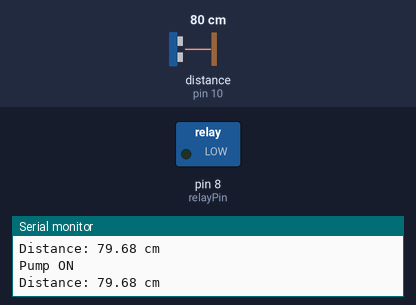
A sketch run on a simulated Arduino Uno, built with avr-gcc and run on an emulated ATmega328P. Parts: switched loads named in the sketch (green lamp = pin HIGH), the last lines printed to the serial monitor. Wiring (inferred from the names in the program): ultrasonic range finder: trigger pin 9; echo pin 10. The inputs (shaded band) are chosen by the test bench; at power-on: distance to the obstacle (sensor on pin 10) 80 cm. The echo pulse lasts 58.3 µs per cm; pins used as bus, display or sensor lines are not drawn.

Above: at 1.8 s.
1.9 s: distance to the obstacle (sensor on pin 10) set to 7 cm
4.2 s: distance to the obstacle (sensor on pin 10) set to 4 cm
At 6.1 s:
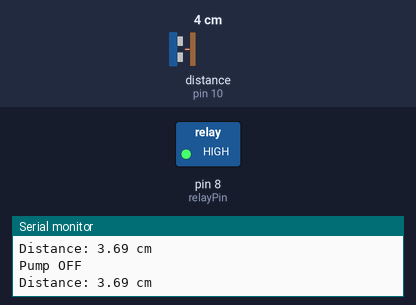
6.5 s: distance to the obstacle (sensor on pin 10) set to 6 cm
8.2 s: distance to the obstacle (sensor on pin 10) set to 9 cm
At 9.4 s:
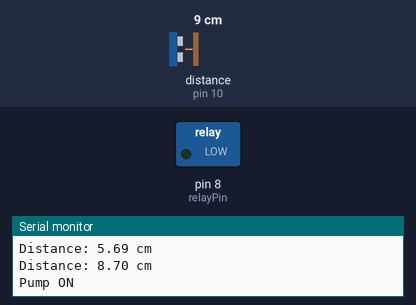
10.5 s: distance to the obstacle (sensor on pin 10) set to 2 cm
At 12.2 s:
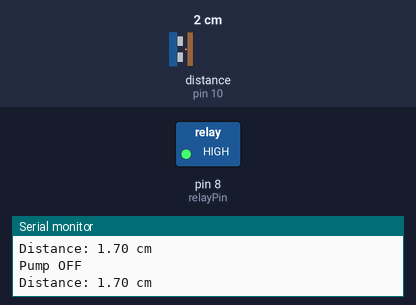
Timing chart, 0 to 13.5 s (numbered marks = the images above; inputs shaded):
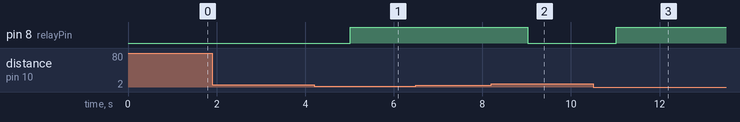

Measured:
- the behaviour switches between 6 and 5 cm on distance to the obstacle (sensor on pin 10) (found by bisection; images 0 and 1)
- the behaviour switches between 7 and 8 cm on distance to the obstacle (sensor on pin 10) (found by bisection; images 1 and 2)
- after the input at 4.2 s, pin 8 (relayPin): LOW → HIGH after 0.82 s
- after the input at 8.2 s, pin 8 (relayPin): HIGH → LOW after 0.82 s
- after the input at 10.5 s, pin 8 (relayPin): LOW → HIGH after 0.53 s

The sketch:

automatic_water_pump.ino
```cpp
// Automatic Water Pump Using Ultrasonic Sensor

const int trigPin = 9;
const int echoPin = 10;
const int relayPin = 8;

long duration;
float distance;

// Tank level settings (Change according to your tank)
const float FULL_LEVEL = 5.0;   // Pump OFF
const float LOW_LEVEL  = 7.0;  // Pump ON

bool pumpState = false;

void setup()
{
  pinMode(trigPin, OUTPUT);
  pinMode(echoPin, INPUT);

  pinMode(relayPin, OUTPUT);

  digitalWrite(relayPin, HIGH);   // Relay OFF (Active LOW)

  Serial.begin(9600);
}

void loop()
{
  // Trigger ultrasonic
  digitalWrite(trigPin, LOW);
  delayMicroseconds(2);

  digitalWrite(trigPin, HIGH);
  delayMicroseconds(10);

  digitalWrite(trigPin, LOW);

  duration = pulseIn(echoPin, HIGH);

  distance = duration * 0.0343 / 2;

  Serial.print("Distance: ");
  Serial.print(distance);
  Serial.println(" cm");

  // Water level control
  if(distance >= LOW_LEVEL && !pumpState)
  {
    digitalWrite(relayPin, LOW);   // Pump ON
    pumpState = true;
    Serial.println("Pump ON");
  }

  if(distance <= FULL_LEVEL && pumpState)
  {
    digitalWrite(relayPin, HIGH);  // Pump OFF
    pumpState = false;
    Serial.println("Pump OFF");
  }

  delay(1000);
}
```
